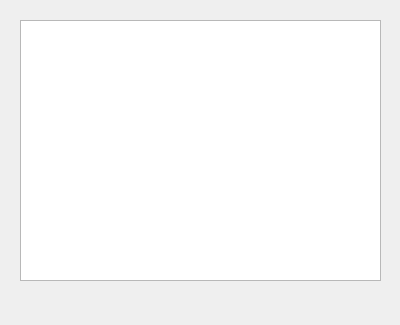
<?xml version="1.0" encoding="UTF-8"?>
<ui version="4.0">
 <class>Widget</class>
 <widget class="QWidget" name="Widget">
  <property name="geometry">
   <rect>
    <x>0</x>
    <y>0</y>
    <width>400</width>
    <height>325</height>
   </rect>
  </property>
  <property name="windowTitle">
   <string>Widget</string>
  </property>
  <widget class="QTextEdit" name="message">
   <property name="geometry">
    <rect>
     <x>20</x>
     <y>20</y>
     <width>361</width>
     <height>261</height>
    </rect>
   </property>
   <property name="readOnly">
    <bool>true</bool>
   </property>
   <property name="html">
    <string>&lt;!DOCTYPE HTML PUBLIC &quot;-//W3C//DTD HTML 4.0//EN&quot; &quot;http://www.w3.org/TR/REC-html40/strict.dtd&quot;&gt;
&lt;html&gt;&lt;head&gt;&lt;meta name=&quot;qrichtext&quot; content=&quot;1&quot; /&gt;&lt;style type=&quot;text/css&quot;&gt;
p, li { white-space: pre-wrap; }
&lt;/style&gt;&lt;/head&gt;&lt;body style=&quot; font-family:'SimSun'; font-size:9pt; font-weight:400; font-style:normal;&quot;&gt;
&lt;p style=&quot;-qt-paragraph-type:empty; margin-top:0px; margin-bottom:0px; margin-left:0px; margin-right:0px; -qt-block-indent:0; text-indent:0px;&quot;&gt;&lt;br /&gt;&lt;/p&gt;&lt;/body&gt;&lt;/html&gt;</string>
   </property>
  </widget>
 </widget>
 <layoutdefault spacing="6" margin="11"/>
 <resources/>
 <connections/>
</ui>
